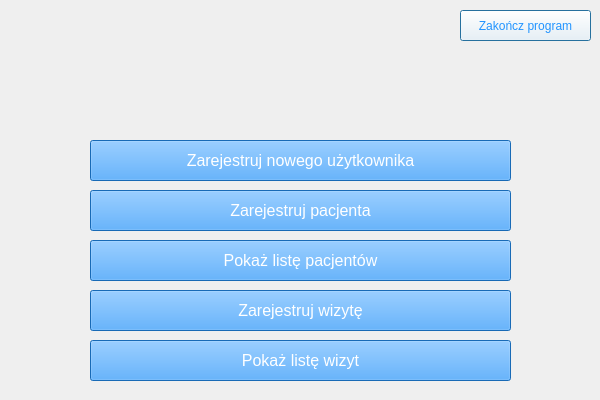
<?xml version="1.0" encoding="UTF-8"?>
<ui version="4.0">
 <class>Dialog</class>
 <widget class="QDialog" name="Dialog">
  <property name="geometry">
   <rect>
    <x>0</x>
    <y>0</y>
    <width>600</width>
    <height>400</height>
   </rect>
  </property>
  <property name="minimumSize">
   <size>
    <width>600</width>
    <height>400</height>
   </size>
  </property>
  <property name="maximumSize">
   <size>
    <width>600</width>
    <height>400</height>
   </size>
  </property>
  <property name="windowTitle">
   <string>Dialog</string>
  </property>
  <widget class="QPushButton" name="registerUserButton">
   <property name="geometry">
    <rect>
     <x>90</x>
     <y>140</y>
     <width>421</width>
     <height>41</height>
    </rect>
   </property>
   <property name="font">
    <font>
     <pointsize>12</pointsize>
    </font>
   </property>
   <property name="focusPolicy">
    <enum>Qt::NoFocus</enum>
   </property>
   <property name="styleSheet">
    <string notr="true">background-color: rgb(34, 148, 255); color: rgb(255, 255, 255)</string>
   </property>
   <property name="text">
    <string>Zarejestruj nowego użytkownika</string>
   </property>
  </widget>
  <widget class="QPushButton" name="showPatientsButton">
   <property name="geometry">
    <rect>
     <x>90</x>
     <y>240</y>
     <width>421</width>
     <height>41</height>
    </rect>
   </property>
   <property name="font">
    <font>
     <pointsize>12</pointsize>
    </font>
   </property>
   <property name="focusPolicy">
    <enum>Qt::NoFocus</enum>
   </property>
   <property name="styleSheet">
    <string notr="true">background-color: rgb(34, 148, 255); color: rgb(255, 255, 255)</string>
   </property>
   <property name="text">
    <string>Pokaż listę pacjentów</string>
   </property>
  </widget>
  <widget class="QPushButton" name="registerPatientButton">
   <property name="geometry">
    <rect>
     <x>90</x>
     <y>190</y>
     <width>421</width>
     <height>41</height>
    </rect>
   </property>
   <property name="font">
    <font>
     <pointsize>12</pointsize>
    </font>
   </property>
   <property name="focusPolicy">
    <enum>Qt::NoFocus</enum>
   </property>
   <property name="styleSheet">
    <string notr="true">background-color: rgb(34, 148, 255); color: rgb(255, 255, 255)</string>
   </property>
   <property name="text">
    <string>Zarejestruj pacjenta</string>
   </property>
  </widget>
  <widget class="QPushButton" name="endButton">
   <property name="geometry">
    <rect>
     <x>460</x>
     <y>10</y>
     <width>131</width>
     <height>31</height>
    </rect>
   </property>
   <property name="font">
    <font>
     <pointsize>9</pointsize>
    </font>
   </property>
   <property name="styleSheet">
    <string notr="true">background-color: rgb(255, 255, 255); color: rgb(34, 148, 255)</string>
   </property>
   <property name="text">
    <string>Zakończ program</string>
   </property>
  </widget>
  <widget class="QPushButton" name="registerVisitButton">
   <property name="geometry">
    <rect>
     <x>90</x>
     <y>290</y>
     <width>421</width>
     <height>41</height>
    </rect>
   </property>
   <property name="font">
    <font>
     <pointsize>12</pointsize>
    </font>
   </property>
   <property name="focusPolicy">
    <enum>Qt::NoFocus</enum>
   </property>
   <property name="styleSheet">
    <string notr="true">background-color: rgb(34, 148, 255); color: rgb(255, 255, 255)</string>
   </property>
   <property name="text">
    <string>Zarejestruj wizytę</string>
   </property>
  </widget>
  <widget class="QPushButton" name="showVisitButton">
   <property name="geometry">
    <rect>
     <x>90</x>
     <y>340</y>
     <width>421</width>
     <height>41</height>
    </rect>
   </property>
   <property name="font">
    <font>
     <pointsize>12</pointsize>
    </font>
   </property>
   <property name="focusPolicy">
    <enum>Qt::NoFocus</enum>
   </property>
   <property name="styleSheet">
    <string notr="true">background-color: rgb(34, 148, 255); color: rgb(255, 255, 255)</string>
   </property>
   <property name="text">
    <string>Pokaż listę wizyt</string>
   </property>
  </widget>
  <widget class="QLabel" name="widget">
   <property name="geometry">
    <rect>
     <x>0</x>
     <y>0</y>
     <width>601</width>
     <height>401</height>
    </rect>
   </property>
   <property name="minimumSize">
    <size>
     <width>40</width>
     <height>60</height>
    </size>
   </property>
   <property name="text">
    <string/>
   </property>
  </widget>
  <zorder>widget</zorder>
  <zorder>registerUserButton</zorder>
  <zorder>showPatientsButton</zorder>
  <zorder>registerPatientButton</zorder>
  <zorder>endButton</zorder>
  <zorder>registerVisitButton</zorder>
  <zorder>showVisitButton</zorder>
 </widget>
 <resources/>
 <connections/>
</ui>
